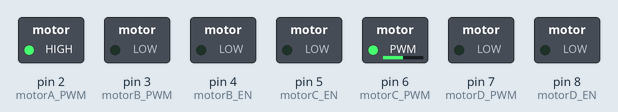
Bench run of a sketch on a simulated Arduino Uno, built with avr-gcc and run on an emulated ATmega328P. Shown: switched loads named in the sketch (green lamp = pin HIGH).

Above: at 0.1 s.
Timing chart, 0 to 1.6 s (numbered marks = the images above):
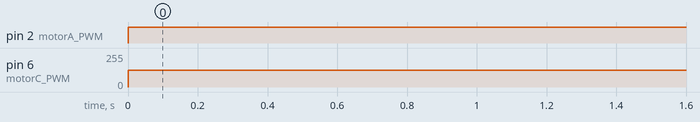

The sketch:

Teste-2-XYR-valor-fixo.ino
```cpp
// === Declaração de pinos ===

const int motorA_EN = 1;  // Frente esquerda
const int motorA_PWM = 2;

const int motorB_EN = 4;  // Frente direita
const int motorB_PWM = 3;

const int motorC_EN = 5;  // Trás esquerda
const int motorC_PWM = 6;

const int motorD_EN = 8;  // Trás direita
const int motorD_PWM = 7;

int N = 110; // valor minimo que o motor começa a funcionar

void setup() {
  pinMode(motorA_EN, OUTPUT);
  pinMode(motorA_PWM, OUTPUT);
  pinMode(motorB_EN, OUTPUT);
  pinMode(motorB_PWM, OUTPUT);
  pinMode(motorC_EN, OUTPUT);
  pinMode(motorC_PWM, OUTPUT);
  pinMode(motorD_EN, OUTPUT);
  pinMode(motorD_PWM, OUTPUT);

  Serial.begin(9600);
}

void loop() {

// Variáveis de movimento

  float Ly = 1;  // Frente/Trás
  float Lx = 1;  // Esquerda/Direita
  float Rt = 1;  // Rotação

  float LF = Ly + Lx + Rt; // LEFT FRONT
  float RF = Ly - Lx - Rt; // RIGHT FRONT
  float LB = Ly - Lx + Rt; // LEFT BACK
  float RB = Ly + Lx - Rt; // RIGHT BACK

  // Absolute speeds
  float ALF = abs(LF);
  float ARF = abs(RF);
  float ALB = abs(LB);
  float ARB = abs(RB);

  float Multi = 0;  // Multiplicador final

  // Variaveis se houver sinal > 0

  if (ALF > ARF && ALF > ALB && ALF > ARB) {
    if (ALF < 1)
      Multi = (255 - N);
    else if (ALF > 1)
      Multi = (255 - N) / ALF;

  }
  else if (ARF > ALF && ARF > ALB && ARF > ARB) {
    if (ARF < 1)
      Multi = (255 - N) ;
    else if (ARF > 1)
      Multi = (255 - N) / ARF;

  }
  else if (ALB > ALF && ALB > ARF && ALB > ARB) {
    if (ALB < 1)
      Multi = (255 - N) ;
    else if (ALB > 1)
      Multi = (255 - N) / ALB;

  }
  else if (ARB > ALF && ARB > ARF && ARB > ALB) {
    if (ARB < 1)
      Multi = (255 - N) ;
    else if (ARB > 1)
      Multi = (255 - N) / ARB;
  }
  else{
     Multi = (255 - N);
  }

  // Normalização: pega o maior valor absoluto

  float maxVal = 0;
  maxVal = max(max(ALF, ARF), max(ALB, ARB));

  if (maxVal > 1){
    LF = LF/maxVal;
    RF = RF/maxVal;
    LB = LB/maxVal;
    RB = RB/maxVal;
  }

// Considerando o espaço +N ~ -N
// Valores para os 4 motores PWM

  int LeftFront = 0; // LEFT FRONT
  int RightFront = 0; // RIGHT FRONT
  int LeftBack = 0; // LEFT BACK
  int RightBack = 0; // RIGHT BACK

// LeftFront
    if (LF>0){
       LeftFront = (int)((LF * Multi) + N);  // LEFT FRONT
  } else if (LF<0){
       LeftFront = (int)((LF * Multi) - N);
  }
    else{
       LeftFront = 0;
    }

// RightFront
    if (RF>0){
       RightFront = (int)((RF * Multi) + N);  // RIGHT FRONT
  } else if (RF<0){
       RightFront = (int)((RF * Multi) - N);
  }
    else if (RF = 0){
       RightFront = 0;
  }

// LeftBack
    if (LB>0){
       LeftBack = (int)((LB * Multi) + N);  // LEFT BACK
  } else if (LB<0){
       LeftBack = (int)((LB * Multi) - N);
  }
    else if (LB = 0){
       LeftBack = 0;
  }

// RightBack
  if (RB>0){
       RightBack = (int)((RB * Multi) + N);  // RIGHT BACK
  } else if (RB<0){
       RightBack = (int)((RB * Multi) - N);
  }
    else if (RB = 0){
       RightBack = 0;
  }

  //Expressa as velocidades de cada roda
  //Serial.println("Frente esquerda: ");
  //Serial.println(LeftFront);
  //Serial.println("Frente direita: ");
  //Serial.println(RightFront);
  //Serial.println("Trás esquerda: ");
  //Serial.println(LeftBack);
  //Serial.println("Trás direita: ");
  //Serial.println(RightBack);

  //Serial.println(" ");


  // Envia sinais aos motores
  setMotor(motorA_EN, motorA_PWM, LeftFront);
  setMotor(motorB_EN, motorB_PWM, RightFront);
  setMotor(motorC_EN, motorC_PWM, LeftBack);
  setMotor(motorD_EN, motorD_PWM, RightBack);

}

// === Função de controle PWM com direção ===

void setMotor(int enPin, int pwmPin, int velocidade) {
  velocidade = constrain(velocidade, -255, 255);

  int veloAbs = abs(velocidade);
  if (velocidade > 0) {
      analogWrite(enPin, 0);                // Sentido horário
      analogWrite(pwmPin, veloAbs);
  } else if (velocidade < 0) {
      analogWrite(enPin, veloAbs);          // Sentido anti-horário
      analogWrite(pwmPin, 0);
  } else {
      analogWrite(pwmPin, 0);               // Parado
      analogWrite(enPin, 0);
  }
}
```

Measured:
- by itself, pin 2 (motorA_PWM): LOW → HIGH at 0.00 s
- by itself, pin 6 (motorC_PWM): 0/255 → 126/255 at 0.00 s
